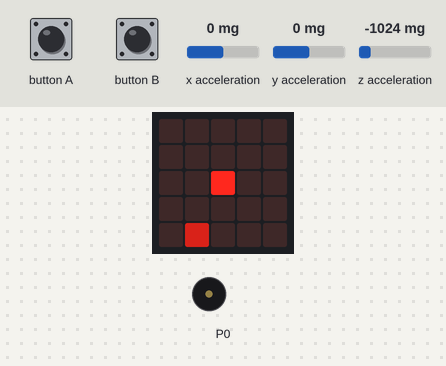
This program was run on a simulated BBC micro:bit running MicroPython. On the bench: the board's 5×5 LED display, buzzer (waves = sounding). The inputs (shaded band) are chosen by the test bench; at power-on: x acceleration 0 mg, y acceleration 0 mg, z acceleration -1024 mg. Random numbers come from a fixed seed.

Above: at 1.5 s.
1.6 s: button A pressed for 0.15 s
At 2.11 s:
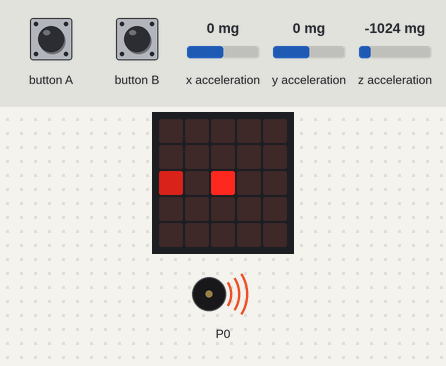
2.3 s: x acceleration set to -1440 mg
At 4.1 s:
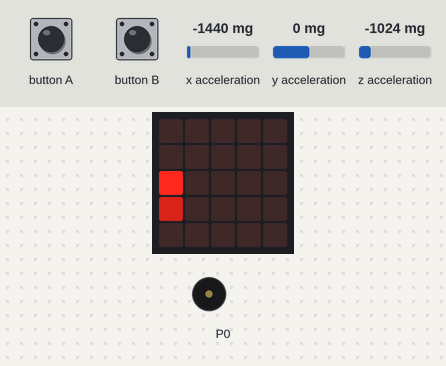
4.9 s: button B pressed for 0.15 s
At 5.39 s:
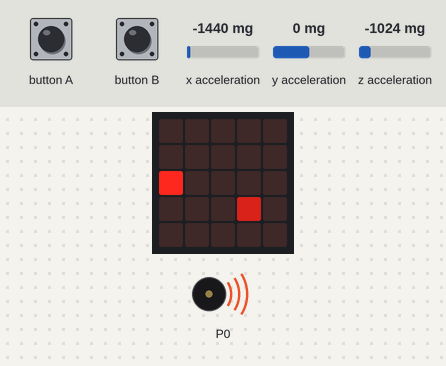
5.6 s: y acceleration set to -1440 mg
At 6.8 s:
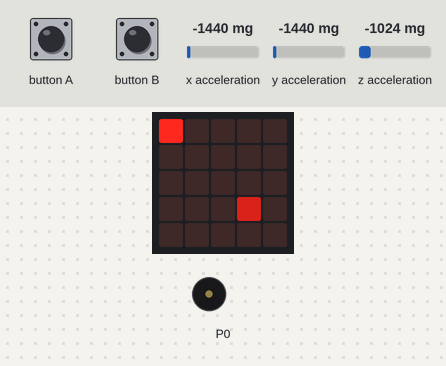
7.1 s: button A pressed for 1 s
At 8.5 s:
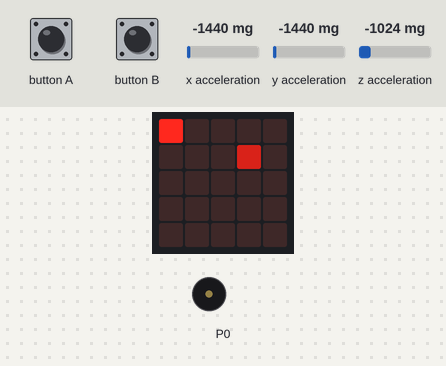
11.1 s: button B pressed for 1 s
At 12.2 s:
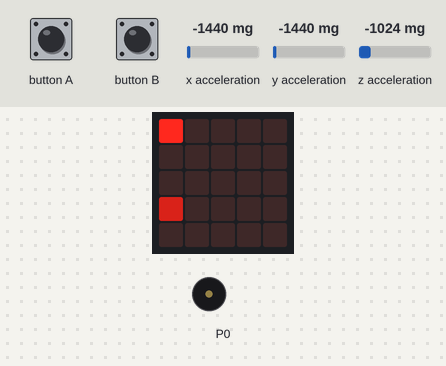
Timing chart, 0 to 14.1 s (numbered marks = the images above; inputs shaded):
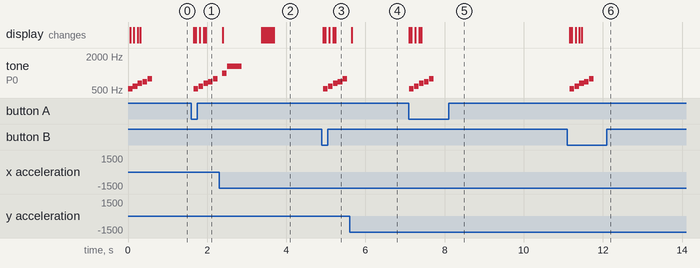

The program:

led_hunt.py
```python
"""
LED Hunt

Author: Piero Cornice

- Capture the faint LED with the bright one by tilting the device.
- Do it 10 times to win the game.
- See how quick you've been, to compete with friends.
- Press either A or B to reset the game.
"""

from microbit import *
from random import randint
import music
import time


def normalize(value, input_range, output_range) -> float:
    '''
    Rescale x from its min/max range to a target range [a, b] using the formula:

        a + (x - min(x)) * (b - a) / (max(x) - min(x))
    '''
    return output_range[0] + ((value - input_range[0]) * (output_range[1] - output_range[0])) / (input_range[0] - input_range[1])

def animate(images, delay_ms=50):
    for img in images:
        display.show(Image(img))
        sleep(delay_ms)
    display.clear()


def initialize_game():
    global score, x_target, y_target, start_at
    music.play(music.JUMP_UP, wait=False)
    animate(animation_start)
    score = 0
    x_target, y_target = set_target()
    start_at = time.ticks_ms()


def set_target():
    x_target, y_target = 2, 2
    # make sure the target is not in the center, as we'll probably start from there
    while x_target == 2 and y_target == 2:
        x_target = randint(0, 4)
        y_target = randint(0, 4)
    return x_target, y_target


animation_win = [
    '00000:00600:06960:00600:00000',
    '00600:06960:69696:06960:00600',
    '06960:69696:96069:69696:06960',
    '69696:96069:60006:96069:69696',
    '96069:60006:00000:60006:96069',
    '60006:00000:00000:00000:60006']

animation_start = list(reversed(animation_win))

# Initialize game variables with dummy values
# and let initialize_game() do the rest.
score, x_target, y_target, start_at = 0, 0, 0, 0
initialize_game()

while True:
    if button_a.was_pressed() or button_b.was_pressed():
        initialize_game()

    x_acc, y_acc, _ = accelerometer.get_values()

    x_acc = min(max(x_acc, -500), 500)
    y_acc = min(max(y_acc, -500), 500)

    x_pos = int(abs(normalize(x_acc, [-500, 500], [0, 4])))
    y_pos = int(abs(normalize(y_acc, [-500, 500], [0, 4])))

    #print('X: ', x_acc, ' => ', x_pos)
    #print('Y: ', y_acc, ' => ', y_pos)

    if x_pos == x_target and y_pos == y_target:
        # Win! Set a new target
        music.play(music.BA_DING, wait=False)
        score += 1
        display.show(score)
        sleep(1000)

        if score <= 9:
            # End of match: set a new target
            animate(animation_win)
            x_target, y_target = set_target()
        else:
            # End of game
            # Show the elapsed time and restart the game
            end_at = time.ticks_ms()
            music.play(music.POWER_UP, wait=False)
            for _ in range(3):
                animate(animation_win)
            elapsed_time = time.ticks_diff(end_at, start_at) // 1000
            display.scroll(str(elapsed_time) + ' sec', delay=100)
            initialize_game()

    # Update the screen
    display.clear()
    display.set_pixel(x_target, y_target, 5)
    display.set_pixel(x_pos, y_pos, 9)
    sleep(100)
```

Measured:
- after the input at 1.6 s, tone on P0: plays 523 Hz for 0.12 s, 587 Hz for 0.12 s, 659 Hz for 0.12 s, 698 Hz for 0.12 s, 784 Hz for 0.12 s, starting after 0.06 s; the display: first changes after 0.06 s (image 1 shows a later state)
- after the input at 2.3 s, tone on P0: silent → 988 Hz after 0.08 s, → silent 0.12 s later, → 1319 Hz 0.01 s later, → silent 0.36 s later; the display: first changes after 0.10 s (image 2 shows a later state)
- after the input at 4.9 s, tone on P0: plays 523 Hz for 0.12 s, 587 Hz for 0.12 s, 659 Hz for 0.12 s, 698 Hz for 0.12 s, 784 Hz for 0.12 s, starting at once; the display: first changes at once (image 3 shows a later state)
- after the input at 5.6 s, the display: changes after 0.05 s (image 4)
- after the input at 7.1 s, tone on P0: plays 523 Hz for 0.12 s, 587 Hz for 0.12 s, 659 Hz for 0.12 s, 698 Hz for 0.12 s, 784 Hz for 0.12 s, starting at once; the display: first changes at once (image 5 shows a later state)
- after the input at 11.1 s, tone on P0: plays 523 Hz for 0.12 s, 587 Hz for 0.12 s, 659 Hz for 0.12 s, 698 Hz for 0.12 s, 784 Hz for 0.12 s, starting after 0.06 s
- by itself, tone on P0: plays 523 Hz for 0.12 s, 587 Hz for 0.12 s, 659 Hz for 0.12 s, 698 Hz for 0.12 s, 784 Hz for 0.12 s
